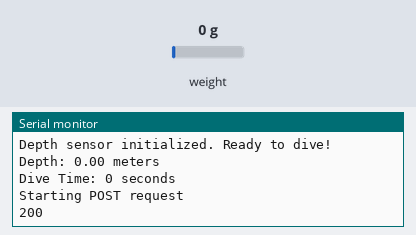
This sketch was run on a simulated ESP32. On the bench: the last lines printed to the serial monitor. The test bench sets the inputs (shaded band); at power-on: weight on the scale 0 g. WiFi joins after 1.5 s; servers stay silent unless stated; uploads are accepted with an empty reply.

Above: at 3.7 s.
3.8 s: weight on the scale set to 100 g
At 4.86 s:
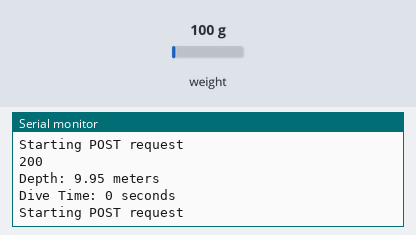
6.0 s: weight on the scale set to 1250 g
At 7.6 s:
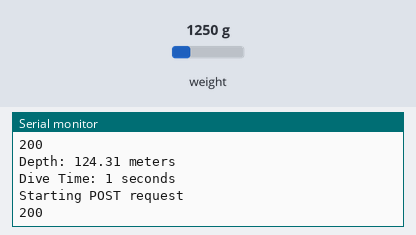
Timing chart, 0 to 9.1 s (numbered marks = the images above; inputs shaded):
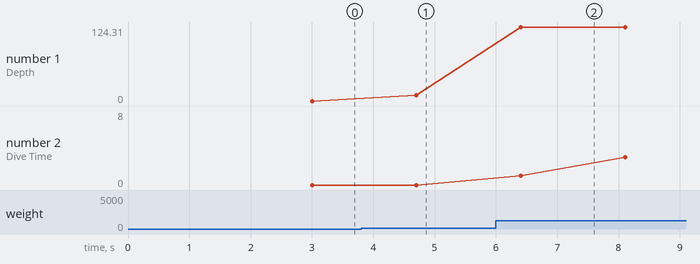

Measured:
- after the input at 3.8 s, the serial monitor: prints a new line after 0.90 s (image 1)
- after the input at 6.0 s, the serial monitor: prints a new line after 0.41 s (image 2)
- plotted number 1: 0 → 9.95 after the input at 3.8 s, 9.95 → 124.31 after the input at 6.0 s

The sketch:

sketch.ino
```cpp
#include <WiFi.h>
#include <HTTPClient.h>
#include "HX711.h"

const char* ssid = "Wokwi-GUEST";
const char* password = "";
const char* server = "http://localhost:8000/update_dive_computer_data";
const char* dive_computer_id = "1";

HX711 scale;

// Константи для розрахунків глибини
const float atmosphericPressure = 101325; // Атмосферний тиск в Па
const float waterDensity = 1025; // Щільність води в кг/м^3
const float gravity = 9.81; // Прискорення вільного падіння в м/с^2

unsigned long diveStartTime;
bool isDiving = false;

void setup() {
  Serial.begin(9600);
  Serial.println("Dive Computer Prototype");

  scale.begin(16, 17);
  scale.set_scale(30.f);
  scale.tare();

  WiFi.begin(ssid, password);
  Serial.print("Connecting to Wi-Fi");
  while (WiFi.status() != WL_CONNECTED) {
    delay(500);
    Serial.print(".");
  }
  Serial.println(" Connected to Wi-Fi");

  Serial.println("Depth sensor initialized. Ready to dive!");
}

void loop() {
  float rawReading = scale.get_units(5);

  rawReading = max(rawReading, 0.0f);

 // Обчислення тиску та глибини
  float pressure = rawReading * 1000 + atmosphericPressure;
  float depth = (pressure - atmosphericPressure) / (waterDensity * gravity);

  if (rawReading < 1.0) {
    depth = 0.0;
  }

  Serial.print("Depth: ");
  Serial.print(depth, 2);
  Serial.println(" meters");

  if (depth > 1 && !isDiving) {
    isDiving = true;
    diveStartTime = millis();
  }

  unsigned long diveTime = 0;
  if (isDiving) {
    diveTime = (millis() - diveStartTime) / 1000;
  }

  Serial.print("Dive Time: ");
  Serial.print(diveTime);
  Serial.println(" seconds");

  if (WiFi.status() == WL_CONNECTED) {
    HTTPClient http;
    http.setTimeout(5000);
    Serial.println("Starting POST request");
    http.begin(server);
    http.addHeader("Content-Type", "application/x-www-form-urlencoded");

    String postData = "id=" + String(dive_computer_id) + "&depth=" + String(depth, 2) + "&diveTime=" + String(diveTime);
    int httpResponseCode = http.POST(postData);

    if (httpResponseCode > 0) {
      String response = http.getString();
      Serial.println(httpResponseCode);
      Serial.println(response);
    } else {
      Serial.print("Error on sending POST: ");
      Serial.println(httpResponseCode);
    }

    http.end();
  }

  delay(1000);
}
```
